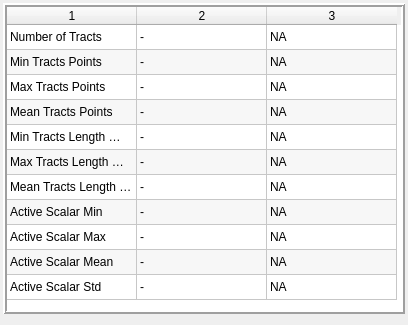
<?xml version="1.0" encoding="UTF-8"?>
<ui version="4.0">
 <class>StatsDialog</class>
 <widget class="QDialog" name="StatsDialog">
  <property name="enabled">
   <bool>true</bool>
  </property>
  <property name="geometry">
   <rect>
    <x>0</x>
    <y>0</y>
    <width>408</width>
    <height>325</height>
   </rect>
  </property>
  <property name="sizePolicy">
   <sizepolicy hsizetype="Fixed" vsizetype="Fixed">
    <horstretch>0</horstretch>
    <verstretch>0</verstretch>
   </sizepolicy>
  </property>
  <property name="minimumSize">
   <size>
    <width>0</width>
    <height>0</height>
   </size>
  </property>
  <property name="maximumSize">
   <size>
    <width>16777215</width>
    <height>325</height>
   </size>
  </property>
  <property name="windowTitle">
   <string>Statistics</string>
  </property>
  <property name="modal">
   <bool>true</bool>
  </property>
  <layout class="QHBoxLayout" name="horizontalLayout">
   <property name="leftMargin">
    <number>3</number>
   </property>
   <property name="topMargin">
    <number>3</number>
   </property>
   <property name="rightMargin">
    <number>3</number>
   </property>
   <item>
    <widget class="QTableWidget" name="tableWidget">
     <property name="sizePolicy">
      <sizepolicy hsizetype="MinimumExpanding" vsizetype="MinimumExpanding">
       <horstretch>0</horstretch>
       <verstretch>0</verstretch>
      </sizepolicy>
     </property>
     <property name="minimumSize">
      <size>
       <width>0</width>
       <height>0</height>
      </size>
     </property>
     <property name="toolTip">
      <string notr="true"/>
     </property>
     <property name="statusTip">
      <string notr="true"/>
     </property>
     <property name="accessibleName">
      <string notr="true"/>
     </property>
     <property name="accessibleDescription">
      <string notr="true"/>
     </property>
     <property name="frameShape">
      <enum>QFrame::Box</enum>
     </property>
     <property name="frameShadow">
      <enum>QFrame::Raised</enum>
     </property>
     <property name="lineWidth">
      <number>2</number>
     </property>
     <property name="midLineWidth">
      <number>0</number>
     </property>
     <property name="autoScrollMargin">
      <number>16</number>
     </property>
     <property name="editTriggers">
      <set>QAbstractItemView::NoEditTriggers</set>
     </property>
     <property name="alternatingRowColors">
      <bool>true</bool>
     </property>
     <property name="iconSize">
      <size>
       <width>0</width>
       <height>0</height>
      </size>
     </property>
     <property name="textElideMode">
      <enum>Qt::ElideLeft</enum>
     </property>
     <property name="showGrid">
      <bool>true</bool>
     </property>
     <property name="gridStyle">
      <enum>Qt::SolidLine</enum>
     </property>
     <property name="wordWrap">
      <bool>true</bool>
     </property>
     <property name="cornerButtonEnabled">
      <bool>true</bool>
     </property>
     <property name="rowCount">
      <number>11</number>
     </property>
     <property name="columnCount">
      <number>3</number>
     </property>
     <attribute name="horizontalHeaderVisible">
      <bool>true</bool>
     </attribute>
     <attribute name="horizontalHeaderDefaultSectionSize">
      <number>130</number>
     </attribute>
     <attribute name="horizontalHeaderMinimumSectionSize">
      <number>25</number>
     </attribute>
     <attribute name="verticalHeaderVisible">
      <bool>false</bool>
     </attribute>
     <attribute name="verticalHeaderCascadingSectionResizes">
      <bool>false</bool>
     </attribute>
     <attribute name="verticalHeaderDefaultSectionSize">
      <number>25</number>
     </attribute>
     <attribute name="verticalHeaderMinimumSectionSize">
      <number>16</number>
     </attribute>
     <attribute name="verticalHeaderShowSortIndicator" stdset="0">
      <bool>false</bool>
     </attribute>
     <row/>
     <row/>
     <row/>
     <row/>
     <row/>
     <row/>
     <row/>
     <row/>
     <row/>
     <row/>
     <row/>
     <column/>
     <column/>
     <column/>
     <item row="0" column="0">
      <property name="text">
       <string>Number of Tracts</string>
      </property>
     </item>
     <item row="0" column="1">
      <property name="text">
       <string>-</string>
      </property>
     </item>
     <item row="0" column="2">
      <property name="text">
       <string>NA</string>
      </property>
     </item>
     <item row="1" column="0">
      <property name="text">
       <string>Min Tracts Points</string>
      </property>
     </item>
     <item row="1" column="1">
      <property name="text">
       <string>-</string>
      </property>
     </item>
     <item row="1" column="2">
      <property name="text">
       <string>NA</string>
      </property>
     </item>
     <item row="2" column="0">
      <property name="text">
       <string>Max Tracts Points</string>
      </property>
     </item>
     <item row="2" column="1">
      <property name="text">
       <string>-</string>
      </property>
     </item>
     <item row="2" column="2">
      <property name="text">
       <string>NA</string>
      </property>
     </item>
     <item row="3" column="0">
      <property name="text">
       <string>Mean Tracts Points</string>
      </property>
     </item>
     <item row="3" column="1">
      <property name="text">
       <string>-</string>
      </property>
     </item>
     <item row="3" column="2">
      <property name="text">
       <string>NA</string>
      </property>
     </item>
     <item row="4" column="0">
      <property name="text">
       <string>Min Tracts Length (mm)</string>
      </property>
     </item>
     <item row="4" column="1">
      <property name="text">
       <string>-</string>
      </property>
     </item>
     <item row="4" column="2">
      <property name="text">
       <string>NA</string>
      </property>
     </item>
     <item row="5" column="0">
      <property name="text">
       <string>Max Tracts Length (mm)</string>
      </property>
     </item>
     <item row="5" column="1">
      <property name="text">
       <string>-</string>
      </property>
     </item>
     <item row="5" column="2">
      <property name="text">
       <string>NA</string>
      </property>
     </item>
     <item row="6" column="0">
      <property name="text">
       <string>Mean Tracts Length (mm)</string>
      </property>
     </item>
     <item row="6" column="1">
      <property name="text">
       <string>-</string>
      </property>
     </item>
     <item row="6" column="2">
      <property name="text">
       <string>NA</string>
      </property>
     </item>
     <item row="7" column="0">
      <property name="text">
       <string>Active Scalar Min</string>
      </property>
     </item>
     <item row="7" column="1">
      <property name="text">
       <string>-</string>
      </property>
     </item>
     <item row="7" column="2">
      <property name="text">
       <string>NA</string>
      </property>
     </item>
     <item row="8" column="0">
      <property name="text">
       <string>Active Scalar Max</string>
      </property>
     </item>
     <item row="8" column="1">
      <property name="text">
       <string>-</string>
      </property>
     </item>
     <item row="8" column="2">
      <property name="text">
       <string>NA</string>
      </property>
     </item>
     <item row="9" column="0">
      <property name="text">
       <string>Active Scalar Mean</string>
      </property>
     </item>
     <item row="9" column="1">
      <property name="text">
       <string>-</string>
      </property>
     </item>
     <item row="9" column="2">
      <property name="text">
       <string>NA</string>
      </property>
     </item>
     <item row="10" column="0">
      <property name="text">
       <string>Active Scalar Std</string>
      </property>
     </item>
     <item row="10" column="1">
      <property name="text">
       <string>-</string>
      </property>
     </item>
     <item row="10" column="2">
      <property name="text">
       <string>NA</string>
      </property>
     </item>
    </widget>
   </item>
  </layout>
 </widget>
 <layoutdefault spacing="6" margin="11"/>
 <resources/>
 <connections/>
</ui>
